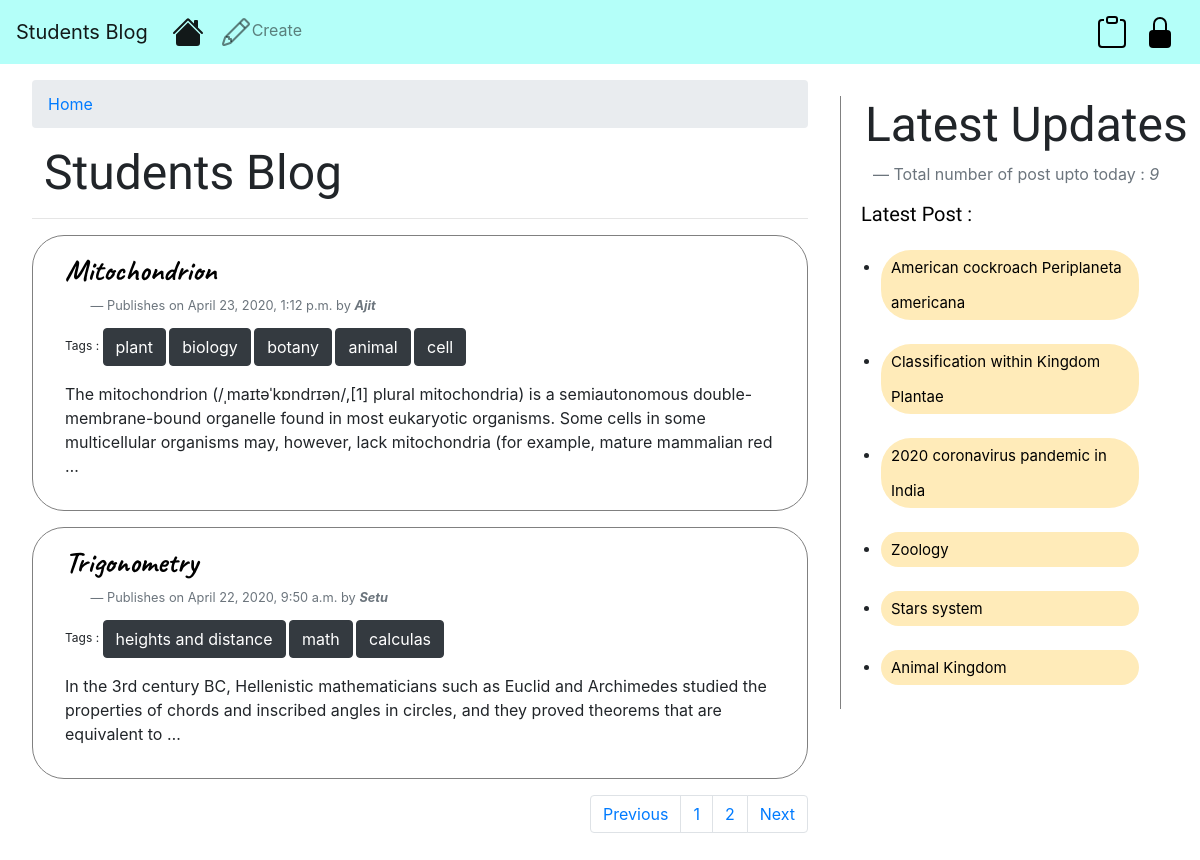
The app's page /blog/?page=4 with its own data.
### scienceblog/models.py (models this page shows, shortened)
class Post(models.Model):
    STATUS_CHOICES=(('draft','Draft'),('published','Published'))
    title = models.CharField(max_length=256)
    slug = models.SlugField(max_length=264,unique_for_date='publish')
    author = models.ForeignKey(User, on_delete=models.CASCADE, related_name='blog_post',
                               related_query_name=None, limit_choices_to=None, null=True, db_column='author', blank=True)
    body = models.TextField()
    publish = models.DateTimeField(default=timezone.now)
    created = models.DateTimeField(default=timezone.now)
    updated = models.DateTimeField(default=timezone.now)
    status=models.CharField(max_length=10,choices=STATUS_CHOICES,default='draft')
    objects= CustomManager()
    tags = TaggableManager()
    class Meta:
        ordering=('-publish',)
    def get_absolute_url(self):
        return reverse('post_detail', args=[self.publish.year, self.publish.strftime('%m'), self.publish.strftime('%d'), self.slug], kwargs=None, current_app='scienceblog')

### scienceblog/views.py (the view)
def post_list_view(request,tag_slug=None):
    post_list = Post.objects.all()
    tag = None
    if tag_slug:
        tag = get_object_or_404(Tag,slug=tag_slug)
        post_list = post_list.filter(tags__in=[tag])
    paginator = Paginator(post_list,2)
    page_number=request.GET.get('page')
    try:
        post_list=paginator.page(page_number)
    except PageNotAnInteger:
        post_list=paginator.page(1)
    except EmptyPage:
        post_list=paginator.page(paginator.num_pages)
    return render(request,'blog/post_list.html',{'post_list':post_list,'tag':tag})

### scienceblog/models.py (called while the page is built)
    def get_queryset(self):
        return super().get_queryset().filter(status='published')

### scienceblog/templatetags/blog.py (called while the page is built)
@register.simple_tag(name='count',takes_context=True)
def total_posts(context):
    return Post.objects.count()

@register.inclusion_tag('blog/latest_post.html')
def show_latest_post(count=5):
    latest_post = Post.objects.order_by('-publish')[:count]
    return {'latest_post': latest_post}

@register.filter
def get_range(value):
    return range(1,value+1)

### templates/blog/post_list.html (shortened to what this page needs)
{%extends 'blog/index.html' %}
{% load crispy_forms_tags %}
{%block content%}
    <nav aria-label="breadcrumb">
        <ol class="breadcrumb">
            <li class="breadcrumb-item"><a href="{% url 'blog-home' %}">Home</a></li>
        </ol>
    </nav>
    <h3 style="font-family: 'Dr Sugiyama';font-size: 48px; padding-left: 0.25em;">Students Blog</h3>
    <hr>
    {% for post in post_list %}
    <div class="container_post">
        <a href="{{post.get_absolute_url}}" class="alert-primary" style="color:chocolate;">
            <h5 style="font-family: 'Caveat';font-size: 30px;color:black;font-weight: 800; ">{{post.title}}</h5>
        </a>
        <footer class="blockquote-footer" style="padding: 0 0 1em 2em;">Publishes on {{post.publish}} by <cite
                title="Source Title"><strong>{{post.author}}</strong></cite></footer>
            {% if post.tags.all %}
                <p style="font-size:12px;">Tags :
                    {% for tag in post.tags.all %}
                        {% if tag.name %}
                            <a href="{% url 'post_list_tag_name' tag.slug %}" class="btn btn-dark">{{tag.name}}</a>
                        {% else %}
                            <p>No tags available</p>
                        {% endif %}
                    {% endfor%}
                </p>
            {% endif %}
        {{post.body|truncatewords:30|linebreaks}}
    </div>
    {%endfor%}
    {%include 'blog/pagination.html' with page=post_list%}
{%endblock%}

### templates/blog/latest_post.html (shortened to what this page needs)
<div class="row">
    <div class="col-sm-12">
        <div class="list-type3">
            <ul>
                {% for post in latest_post %}
                <li class="list"><a class="latest" href="{{post.get_absolute_url}}">{{post.title}}</a></li>
                {% endfor %}
            </ul>
        </div>
    </div>
</div>

### static/css/blog/blog.css (style rules this page uses)
.container_post { border: 1px solid grey; border-radius: 2em; margin: 0 0 1em 0; padding: 1em 2em 1em 2em; }
h5 { color: black; }

### templates/blog/latest_post.html (style rules this page uses)
.list-type3 { margin:0 auto; width: 100%; }
.list-type3 li, .list-type3 a { float: left; height: 50%; line-height: 35px; position: relative; font-size: 15px; margin-bottom: 12px; width: 90%; }
.list-type3 a { padding: 0 0 0 10px; background: #ffebb9; color: black; border-radius: 2em; }

### records on screen
Post: title "Mitochondrion", publish "April 23, 2020, 1:12 p.m.", author "Ajit", body "The mitochondrion (/ˌmaɪtəˈkɒndrɪən/,[1] plural mitochondria) is a semiautonomous double-membrane-bound organelle found in most eukaryotic organisms. Some cells in some multicellular organisms may, however, lack mitochondria (for example, mature mammalian red …"
Tag: name "plant"
Tag: name "biology"
Tag: name "botany"
Tag: name "animal"
Tag: name "cell"
Post: title "Trigonometry", publish "April 22, 2020, 9:50 a.m.", author "Setu", body "In the 3rd century BC, Hellenistic mathematicians such as Euclid and Archimedes studied the properties of chords and inscribed angles in circles, and they proved theorems that are equivalent to …"
Tag: name "heights and distance"
Tag: name "math"
Tag: name "calculas"
Post: title "American cockroach Periplaneta americana"
Post: title "Classification within Kingdom Plantae"
Post: title "2020 coronavirus pandemic in India"
Post: title "Zoology"
Post: title "Stars system"
Post: title "Animal Kingdom"

### other values on screen
{{ n }} "1" "2"
